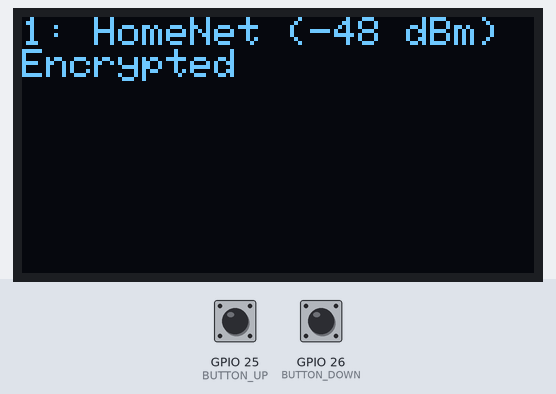
A sketch run on a simulated ESP32. Parts: 128×64 one-colour display. The test bench sets the inputs (shaded band); at power-on: GPIO 25 (BUTTON_UP) HIGH, GPIO 26 (BUTTON_DOWN) HIGH. A WiFi scan finds three made-up networks; what the sketch prints to the serial monitor is not drawn.

Above: at 3.4 s.
3.5 s: GPIO 25 (BUTTON_UP) pulled LOW for 1 s
At 5.7 s:
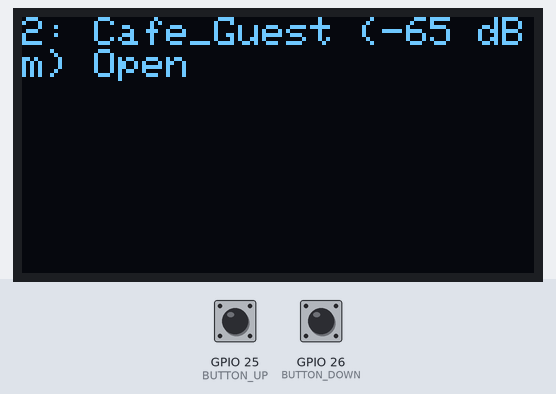
6.0 s: GPIO 26 (BUTTON_DOWN) pulled LOW for 3.2 s
At 6.51 s:
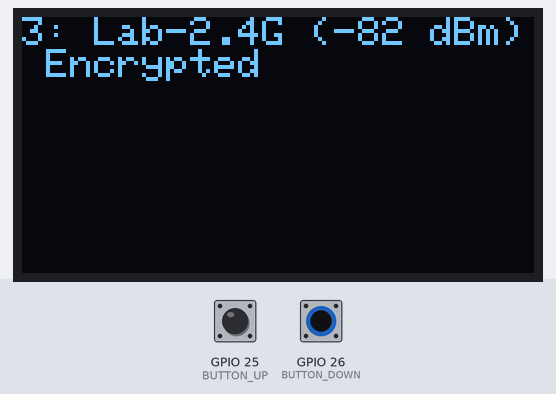
10.7 s: GPIO 26 (BUTTON_DOWN) pulled LOW for 0.15 s
12.3 s: GPIO 26 (BUTTON_DOWN) pulled LOW for 1 s
At 14.7 s:
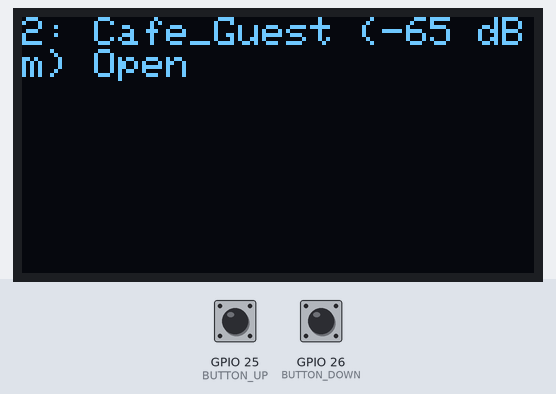
Timing chart, 0 to 15.8 s (numbered marks = the images above; inputs shaded):
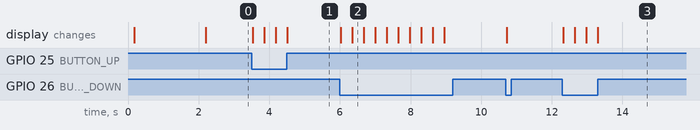

The sketch:

wifiscanning_with_button.ino
```cpp
#include <Adafruit_GFX.h>
#include <Adafruit_SSD1306.h>
#include <SPI.h>
#include <WiFi.h>

// OLED display size
#define SCREEN_WIDTH 128
#define SCREEN_HEIGHT 64

// OLED SPI Pins
#define OLED_MOSI 23
#define OLED_CLK 18
#define OLED_DC 17
#define OLED_CS 5
#define OLED_RESET 16

// Button Pins
#define BUTTON_UP 25
#define BUTTON_DOWN 26

// Create OLED object
Adafruit_SSD1306 display(SCREEN_WIDTH, SCREEN_HEIGHT, &SPI, OLED_DC, OLED_RESET, OLED_CS);

int networkIndex = 0;  // Index of the current network being displayed
int networkCount = 0;  // Total number of networks found

void setup() {
  Serial.begin(115200);

  // Initialize OLED display
  if (!display.begin(SSD1306_SWITCHCAPVCC, OLED_RESET)) {
    Serial.println("OLED initialization failed!");
    while (true);
  }
  display.clearDisplay();
  display.display();
  Serial.println("OLED Initialized!");

  // Configure button pins
  pinMode(BUTTON_UP, INPUT_PULLUP);
  pinMode(BUTTON_DOWN, INPUT_PULLUP);

  // Initialize Wi-Fi
  WiFi.mode(WIFI_STA);
  WiFi.disconnect(); // Ensure no active connection
  delay(100);

  // Scan for Wi-Fi networks
  scanWiFi();
}

void loop() {
  // Check for button presses
  if (digitalRead(BUTTON_UP) == LOW) {
    scrollUp();
    delay(300); // Debounce delay
  }

  if (digitalRead(BUTTON_DOWN) == LOW) {
    scrollDown();
    delay(300); // Debounce delay
  }
}

// Function to scan Wi-Fi networks
void scanWiFi() {
  displayMessage("Scanning...");
  Serial.println("Scanning for networks...");
  networkCount = WiFi.scanNetworks();
  Serial.println("Scan complete.");

  if (networkCount == 0) {
    displayMessage("No networks found.");
  } else {
    Serial.printf("%d networks found.\n", networkCount);
    displayNetwork();
  }
}

// Function to scroll up
void scrollUp() {
  if (networkCount > 0) {
    networkIndex = (networkIndex + 1) % networkCount; // Wrap around
    displayNetwork();
  }
}

// Function to scroll down
void scrollDown() {
  if (networkCount > 0) {
    networkIndex = (networkIndex - 1 + networkCount) % networkCount; // Handle wrap-around
    displayNetwork();
  }
}

// Function to display the current network
void displayNetwork() {
  String networkInfo = String(networkIndex + 1) + ": " +
                       WiFi.SSID(networkIndex) + " (" +
                       WiFi.RSSI(networkIndex) + " dBm) " +
                       ((WiFi.encryptionType(networkIndex) == WIFI_AUTH_OPEN) ? "Open" : "Encrypted");

  Serial.println(networkInfo);

  display.clearDisplay();
  display.setTextSize(1);
  display.setTextColor(SSD1306_WHITE);
  display.setCursor(0, 0);
  display.println(networkInfo);
  display.display();
}

// Function to display a message on the OLED
void displayMessage(String message) {
  display.clearDisplay();
  display.setTextSize(1);
  display.setTextColor(SSD1306_WHITE);
  display.setCursor(0, 0);
  display.println(message);
  display.display();
}
```

Measured:
- after the input at 3.5 s, the display: changes at once (image 1)
- after the input at 6.0 s, the display: first changes at once (image 2 shows a later state)
- after the input at 12.3 s, the display: changes at once (image 3)
